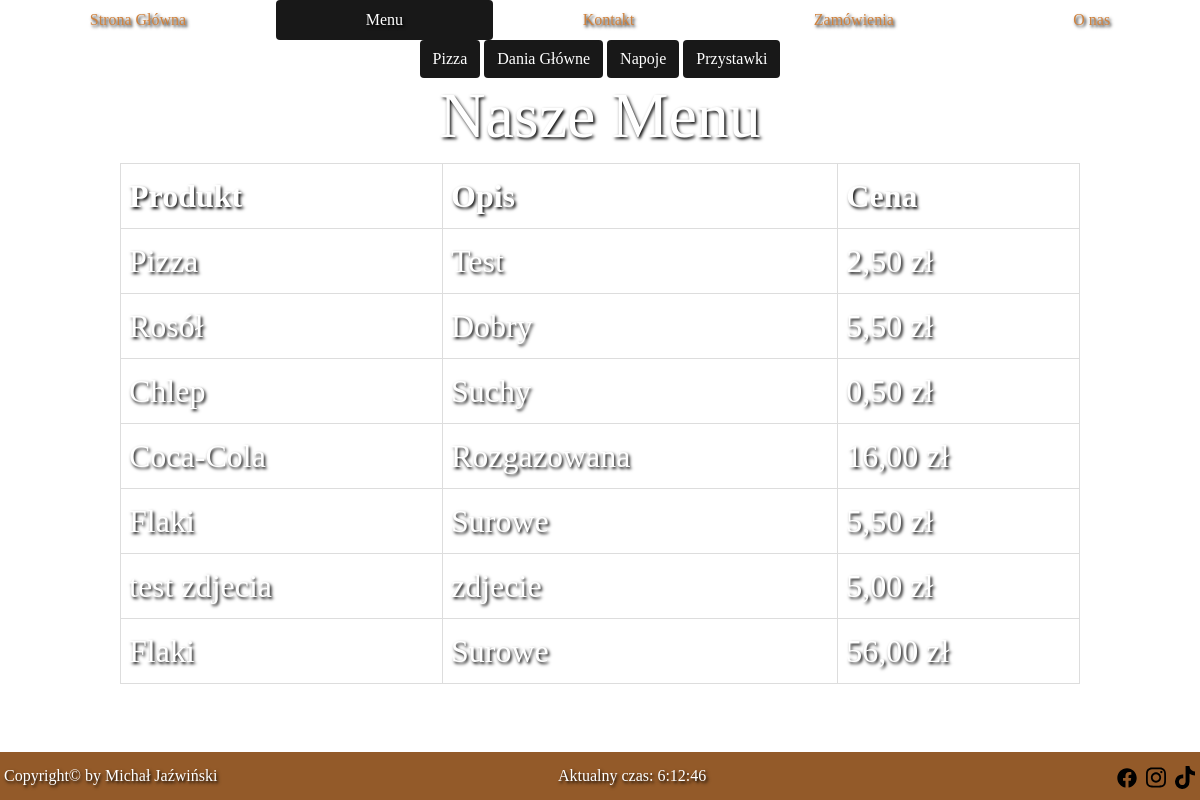
The app's page /Restauracja/menu/ with its own data.
### Restauracja/models.py (models this page shows, shortened)
class Product(models.Model):
    PRODUCT_TYPES = (
        ('pizza', 'Pizza'),
        ('dania_glowne', 'Dania Główne'),
        ('napoje', 'Napoje'),
        ('przystawki', 'Przystawki')
    )
    product_name = models.CharField(max_length=50)
    decription = models.CharField(max_length=150)
    price = models.DecimalField(decimal_places=2, max_digits=6)
    product_type = models.CharField(max_length=15, choices=PRODUCT_TYPES)
    image = models.ImageField(upload_to='product_images/')

### Restauracja/views.py (the view, shortened to what this page needs)
# urls.py: path("menu/", views.menu, name="menu"),
def menu(request):
    form = MenuForm()
    if request.method == 'GET':
        products = Product.objects.all()
    return render(request, 'Restauracja/menu.html', {'products': products, 'form': form})

### Restauracja/templates/Restauracja/menu.html (shortened to what this page needs)
<!DOCTYPE html>
{% load static %}
<html>
  <head>
    <link href="https://cdn.jsdelivr.net/npm/bootstrap@5.1.3/dist/css/bootstrap.min.css" rel="stylesheet">
    <link rel="stylesheet" type="text/css" href="{% static 'css/main.css' %}">
  </head>
  <ul class="nav nav-pills nav-fill justify-content-center">
    <li class="nav-item">
      <a class="nav-link" style = "color: rgb(208, 130, 61)" href="{% url 'index' %}">Strona Główna</a>
    </li>
    <li class="nav-item">
      <a class="nav-link  active" style="background-color: rgb(24, 24, 24)" href="{% url 'menu' %}">Menu</a>
    </li>
    <li class="nav-item">
      <a class="nav-link" style = "color: rgb(208, 130, 61)" href="{% url 'contact' %}">Kontakt</a>
    </li>
    <li class="nav-item">
      <a class="nav-link" style = "color: rgb(208, 130, 61)" href="{% url 'orders' %}">Zamówienia</a>
    </li>
    <li class="nav-item">
      <a class="nav-link" style = "color: rgb(208, 130, 61)" href="{% url 'about' %}">O nas</a>
    </li>
  </ul>
        <div>
          <div class="buttons" "btn-group" role="group" aria-label="Basic example"">
            <form method="POST">
                    <button type="submit" class="btn" style="background-color: rgb(24, 24, 24); color: white" name="menu_type" value="pizza">Pizza</button>
                    <button type="submit" class="btn" style="background-color: rgb(24, 24, 24); color: white" name="menu_type" value="dania_glowne">Dania Główne</button>
                    <button type="submit" class="btn" style="background-color: rgb(24, 24, 24); color: white" name="menu_type" value="napoje">Napoje</button>
                    <button type="submit" class="btn" style="background-color: rgb(24, 24, 24); color: white" name="menu_type" value="przystawki">Przystawki</button>
            </form>
          </div>
          {% block content %}
            <h1 style="text-align: center">Nasze Menu</h1>
              <table class = ".table-container">
                <thead>
                  <tr>
                    <th>Produkt</th>
                    <th>Opis</th>
                    <th>Cena</th>
                  </tr>
                </thead>
                <tbody>
                    {% for product in products %}
                    <tr>
                        <td>{{ product.product_name }}</td>
                        <td>{{ product.decription }}</td>
                        <td>{{ product.price }} zł</td>
                    </tr>
                    {% endfor %}
                </tbody>
              </table>
            {% endblock %}
        </div>
        <footer class="mt-auto">
          <div class="footer-left">
            Copyright&copy; by Michał Jaźwiński
          </div>
          <div class="footer-center">
            Aktualny czas: <span id="clock"></span>
          </div>
          <div class="footer-right">
            <a class="footer-img1" href="https://www.facebook.com/">
              <img src="{% static 'images/facebook.svg' %}" alt="Facebook">
            </a>
            <a class="footer-img2"href="https://www.instagram.com/">
              <img src="{% static 'images/instagram.svg' %}" alt="Instagram">
            </a>
            <a class="footer-img3"href="https://www.tiktok.com/">
              <img src="{% static 'images/tiktok.svg' %}" alt="Instagram">
            </a>
          </div>
        </footer>
  </body>
</html>

### static/css/main.css (style rules this page uses)
html { height: 100%; }
footer { height: 6%; text-align: right; width: 100%; background-color: rgb(147, 90, 41); position: absolute; display: grid; grid-template-columns: 33% auto auto; bottom: 0; }
h1 { font-size: 4em; }
button { background-color: rgb(24, 24, 24); }
table { border-collapse: collapse; margin: 0 auto; width: 80%; }
th, td { border: 1px solid #ddd; padding: 8px; text-align: left; font-size: 2em; }
.buttons { display: flex; justify-content: center; color: white; }
.footer-img1, .footer-img2, .footer-img3 { align-items: center; display: inline-block; height: 6%; width: 6%; margin-top: 0.5%; margin-right: 1.5%; transition: transform 0.5s ease-in-out; transform-origin: center; }
.footer-left { text-align: left; margin-top: auto; margin-bottom: auto; margin-left: 1%; }
.footer-center { margin: auto; }
.footer-right { text-align: right; margin-top: auto; margin-bottom: auto; }

### records on screen
Product: product_name "Pizza", decription "Test", price "2,50"
Product: product_name "Rosół", decription "Dobry", price "5,50"
Product: product_name "Chlep", decription "Suchy", price "0,50"
Product: product_name "Coca-Cola", decription "Rozgazowana", price "16,00"
Product: product_name "Flaki", decription "Surowe", price "5,50"
Product: product_name "test zdjecia", decription "zdjecie", price "5,00"
Product: product_name "Flaki", decription "Surowe", price "56,00"
